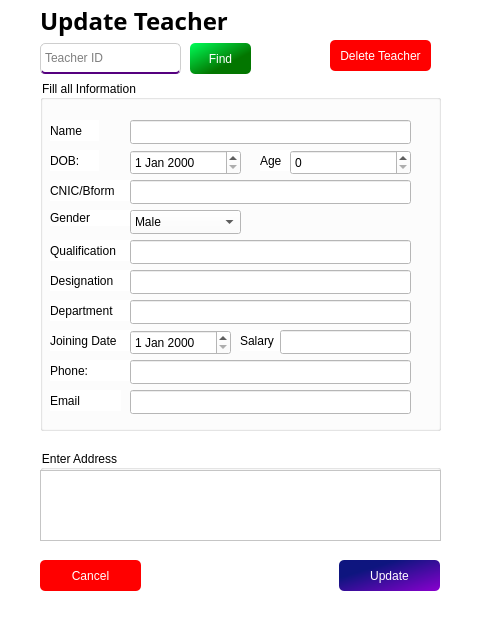
<?xml version="1.0" encoding="UTF-8"?>
<ui version="4.0">
 <class>Updateteacher</class>
 <widget class="QMainWindow" name="Updateteacher">
  <property name="geometry">
   <rect>
    <x>0</x>
    <y>0</y>
    <width>484</width>
    <height>639</height>
   </rect>
  </property>
  <property name="windowTitle">
   <string>MainWindow</string>
  </property>
  <property name="styleSheet">
   <string notr="true">background-color: white;
font: 10pt &quot;Bahnschrift&quot;;
color: rgb(0, 0, 0);</string>
  </property>
  <widget class="QWidget" name="centralwidget">
   <widget class="QLabel" name="label">
    <property name="geometry">
     <rect>
      <x>40</x>
      <y>0</y>
      <width>251</width>
      <height>41</height>
     </rect>
    </property>
    <property name="font">
     <font>
      <family>Tw Cen MT</family>
      <pointsize>18</pointsize>
      <italic>false</italic>
      <bold>true</bold>
     </font>
    </property>
    <property name="styleSheet">
     <string notr="true">font: 700 18pt &quot;Tw Cen MT&quot;;</string>
    </property>
    <property name="text">
     <string>Update Teacher</string>
    </property>
   </widget>
   <widget class="QGroupBox" name="groupBox_3">
    <property name="geometry">
     <rect>
      <x>40</x>
      <y>450</y>
      <width>401</width>
      <height>91</height>
     </rect>
    </property>
    <property name="title">
     <string>Enter Address</string>
    </property>
    <widget class="QPlainTextEdit" name="address">
     <property name="geometry">
      <rect>
       <x>0</x>
       <y>20</y>
       <width>401</width>
       <height>71</height>
      </rect>
     </property>
    </widget>
   </widget>
   <widget class="QPushButton" name="pushButton_2">
    <property name="geometry">
     <rect>
      <x>40</x>
      <y>560</y>
      <width>101</width>
      <height>31</height>
     </rect>
    </property>
    <property name="styleSheet">
     <string notr="true">
border-radius: 5px;
background-color: rgb(255, 0, 0);
color: rgb(255, 255, 255);;</string>
    </property>
    <property name="text">
     <string>Cancel</string>
    </property>
   </widget>
   <widget class="QGroupBox" name="groupBox">
    <property name="geometry">
     <rect>
      <x>40</x>
      <y>80</y>
      <width>401</width>
      <height>351</height>
     </rect>
    </property>
    <property name="title">
     <string>Fill all Information</string>
    </property>
    <widget class="QLabel" name="label_2">
     <property name="geometry">
      <rect>
       <x>10</x>
       <y>40</y>
       <width>49</width>
       <height>21</height>
      </rect>
     </property>
     <property name="text">
      <string>Name</string>
     </property>
     <property name="buddy">
      <cstring>teacherName</cstring>
     </property>
    </widget>
    <widget class="QLabel" name="label_3">
     <property name="geometry">
      <rect>
       <x>10</x>
       <y>70</y>
       <width>49</width>
       <height>21</height>
      </rect>
     </property>
     <property name="text">
      <string>DOB:</string>
     </property>
     <property name="buddy">
      <cstring>dobDate</cstring>
     </property>
    </widget>
    <widget class="QLabel" name="label_6">
     <property name="geometry">
      <rect>
       <x>10</x>
       <y>100</y>
       <width>81</width>
       <height>21</height>
      </rect>
     </property>
     <property name="text">
      <string>CNIC/Bform</string>
     </property>
     <property name="buddy">
      <cstring>cnicLineEdit</cstring>
     </property>
    </widget>
    <widget class="QLabel" name="label_7">
     <property name="geometry">
      <rect>
       <x>220</x>
       <y>70</y>
       <width>49</width>
       <height>21</height>
      </rect>
     </property>
     <property name="text">
      <string>Age</string>
     </property>
    </widget>
    <widget class="QLabel" name="label_8">
     <property name="geometry">
      <rect>
       <x>10</x>
       <y>130</y>
       <width>81</width>
       <height>16</height>
      </rect>
     </property>
     <property name="text">
      <string>Gender</string>
     </property>
     <property name="buddy">
      <cstring>gender</cstring>
     </property>
    </widget>
    <widget class="QLabel" name="label_9">
     <property name="geometry">
      <rect>
       <x>10</x>
       <y>160</y>
       <width>81</width>
       <height>21</height>
      </rect>
     </property>
     <property name="text">
      <string>Qualification</string>
     </property>
     <property name="buddy">
      <cstring>qualification</cstring>
     </property>
    </widget>
    <widget class="QLineEdit" name="teacherName">
     <property name="geometry">
      <rect>
       <x>90</x>
       <y>40</y>
       <width>281</width>
       <height>24</height>
      </rect>
     </property>
    </widget>
    <widget class="QLineEdit" name="cnicLineEdit">
     <property name="geometry">
      <rect>
       <x>90</x>
       <y>100</y>
       <width>281</width>
       <height>24</height>
      </rect>
     </property>
    </widget>
    <widget class="QLineEdit" name="qualification">
     <property name="geometry">
      <rect>
       <x>90</x>
       <y>160</y>
       <width>281</width>
       <height>24</height>
      </rect>
     </property>
    </widget>
    <widget class="QComboBox" name="gender">
     <property name="geometry">
      <rect>
       <x>90</x>
       <y>130</y>
       <width>111</width>
       <height>24</height>
      </rect>
     </property>
     <item>
      <property name="text">
       <string>Male</string>
      </property>
     </item>
     <item>
      <property name="text">
       <string>Female</string>
      </property>
     </item>
    </widget>
    <widget class="QDateEdit" name="dobDate">
     <property name="geometry">
      <rect>
       <x>90</x>
       <y>70</y>
       <width>111</width>
       <height>25</height>
      </rect>
     </property>
    </widget>
    <widget class="QSpinBox" name="ageSpinBox">
     <property name="geometry">
      <rect>
       <x>250</x>
       <y>70</y>
       <width>121</width>
       <height>25</height>
      </rect>
     </property>
    </widget>
    <widget class="QLabel" name="label_10">
     <property name="geometry">
      <rect>
       <x>10</x>
       <y>220</y>
       <width>81</width>
       <height>21</height>
      </rect>
     </property>
     <property name="text">
      <string>Department</string>
     </property>
     <property name="buddy">
      <cstring>qualification</cstring>
     </property>
    </widget>
    <widget class="QLineEdit" name="department">
     <property name="geometry">
      <rect>
       <x>90</x>
       <y>220</y>
       <width>281</width>
       <height>24</height>
      </rect>
     </property>
    </widget>
    <widget class="QLabel" name="label_11">
     <property name="geometry">
      <rect>
       <x>10</x>
       <y>190</y>
       <width>81</width>
       <height>21</height>
      </rect>
     </property>
     <property name="text">
      <string>Designation</string>
     </property>
     <property name="buddy">
      <cstring>qualification</cstring>
     </property>
    </widget>
    <widget class="QLineEdit" name="designation">
     <property name="geometry">
      <rect>
       <x>90</x>
       <y>190</y>
       <width>281</width>
       <height>24</height>
      </rect>
     </property>
    </widget>
    <widget class="QLabel" name="label_12">
     <property name="geometry">
      <rect>
       <x>10</x>
       <y>250</y>
       <width>81</width>
       <height>21</height>
      </rect>
     </property>
     <property name="text">
      <string>Joining Date</string>
     </property>
     <property name="buddy">
      <cstring>qualification</cstring>
     </property>
    </widget>
    <widget class="QDateEdit" name="joiningDate">
     <property name="geometry">
      <rect>
       <x>90</x>
       <y>250</y>
       <width>101</width>
       <height>25</height>
      </rect>
     </property>
    </widget>
    <widget class="QLabel" name="label_13">
     <property name="geometry">
      <rect>
       <x>200</x>
       <y>250</y>
       <width>81</width>
       <height>21</height>
      </rect>
     </property>
     <property name="text">
      <string>Salary</string>
     </property>
     <property name="buddy">
      <cstring>qualification</cstring>
     </property>
    </widget>
    <widget class="QLineEdit" name="salary">
     <property name="geometry">
      <rect>
       <x>240</x>
       <y>250</y>
       <width>131</width>
       <height>24</height>
      </rect>
     </property>
    </widget>
    <widget class="QLabel" name="label_14">
     <property name="geometry">
      <rect>
       <x>10</x>
       <y>280</y>
       <width>81</width>
       <height>21</height>
      </rect>
     </property>
     <property name="text">
      <string>Phone:</string>
     </property>
     <property name="buddy">
      <cstring>qualification</cstring>
     </property>
    </widget>
    <widget class="QLineEdit" name="phone_number">
     <property name="geometry">
      <rect>
       <x>90</x>
       <y>280</y>
       <width>281</width>
       <height>24</height>
      </rect>
     </property>
    </widget>
    <widget class="QLineEdit" name="email">
     <property name="geometry">
      <rect>
       <x>90</x>
       <y>310</y>
       <width>281</width>
       <height>24</height>
      </rect>
     </property>
    </widget>
    <widget class="QLabel" name="label_15">
     <property name="geometry">
      <rect>
       <x>10</x>
       <y>310</y>
       <width>71</width>
       <height>21</height>
      </rect>
     </property>
     <property name="text">
      <string>Email</string>
     </property>
     <property name="buddy">
      <cstring>qualification</cstring>
     </property>
    </widget>
   </widget>
   <widget class="QPushButton" name="pushButton">
    <property name="geometry">
     <rect>
      <x>339</x>
      <y>560</y>
      <width>101</width>
      <height>31</height>
     </rect>
    </property>
    <property name="styleSheet">
     <string notr="true">background-color: qlineargradient(spread:pad, x1:0.291, y1:0.289773, x2:1, y2:1, stop:0 rgba(14, 21, 127, 255), stop:1 rgba(138, 0, 207, 255));
color: rgb(255, 255, 255);
border-radius: 5px;</string>
    </property>
    <property name="text">
     <string>Update</string>
    </property>
   </widget>
   <widget class="QPushButton" name="deleteBtn">
    <property name="geometry">
     <rect>
      <x>330</x>
      <y>40</y>
      <width>101</width>
      <height>31</height>
     </rect>
    </property>
    <property name="styleSheet">
     <string notr="true">background-color: rgb(255, 0, 0);
color: rgb(255, 255, 255);
border-radius: 5px;</string>
    </property>
    <property name="text">
     <string>Delete Teacher</string>
    </property>
   </widget>
   <widget class="QPushButton" name="pushButton_3">
    <property name="geometry">
     <rect>
      <x>190</x>
      <y>43</y>
      <width>61</width>
      <height>31</height>
     </rect>
    </property>
    <property name="styleSheet">
     <string notr="true">background-color: qlineargradient(spread:pad, x1:0, y1:0, x2:1, y2:1, stop:0 rgba(0, 255, 89, 255), stop:0.648045 rgba(3, 118, 0, 255));
color: rgb(255, 255, 255);
border-radius: 5px;</string>
    </property>
    <property name="text">
     <string>Find</string>
    </property>
   </widget>
   <widget class="QLineEdit" name="idSearch">
    <property name="geometry">
     <rect>
      <x>40</x>
      <y>43</y>
      <width>141</width>
      <height>31</height>
     </rect>
    </property>
    <property name="styleSheet">
     <string notr="true">border: 1px solid rgb(206, 206, 206);
border-bottom: 2px solid rgb(85, 0, 127);
padding: 2px;
border-radius: 5px;</string>
    </property>
    <property name="placeholderText">
     <string>Teacher ID</string>
    </property>
   </widget>
  </widget>
  <widget class="QMenuBar" name="menubar">
   <property name="geometry">
    <rect>
     <x>0</x>
     <y>0</y>
     <width>484</width>
     <height>18</height>
    </rect>
   </property>
  </widget>
  <widget class="QStatusBar" name="statusbar"/>
 </widget>
 <tabstops>
  <tabstop>idSearch</tabstop>
  <tabstop>pushButton_3</tabstop>
  <tabstop>deleteBtn</tabstop>
  <tabstop>teacherName</tabstop>
  <tabstop>dobDate</tabstop>
  <tabstop>ageSpinBox</tabstop>
  <tabstop>cnicLineEdit</tabstop>
  <tabstop>gender</tabstop>
  <tabstop>qualification</tabstop>
  <tabstop>designation</tabstop>
  <tabstop>department</tabstop>
  <tabstop>joiningDate</tabstop>
  <tabstop>salary</tabstop>
  <tabstop>phone_number</tabstop>
  <tabstop>email</tabstop>
  <tabstop>address</tabstop>
  <tabstop>pushButton</tabstop>
  <tabstop>pushButton_2</tabstop>
 </tabstops>
 <resources/>
 <connections/>
</ui>
